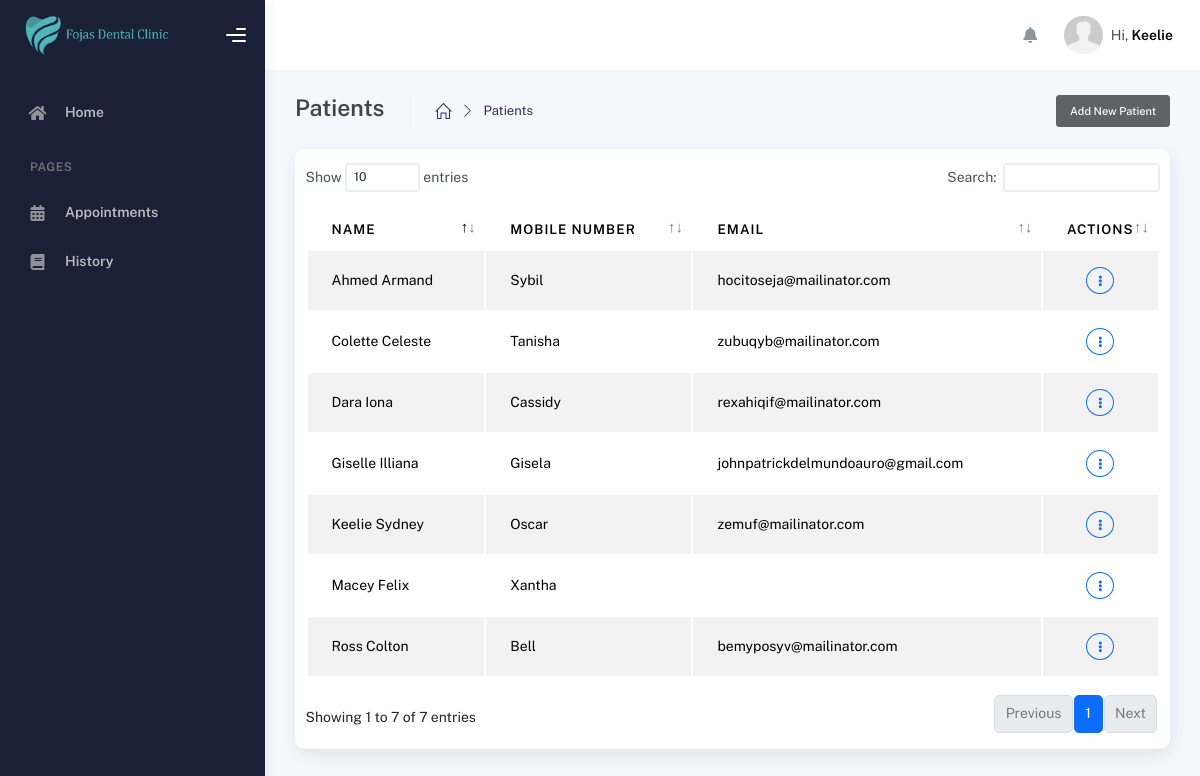
/modules/admin/patients.php (signed in), run on an earlier commit of the app's database.
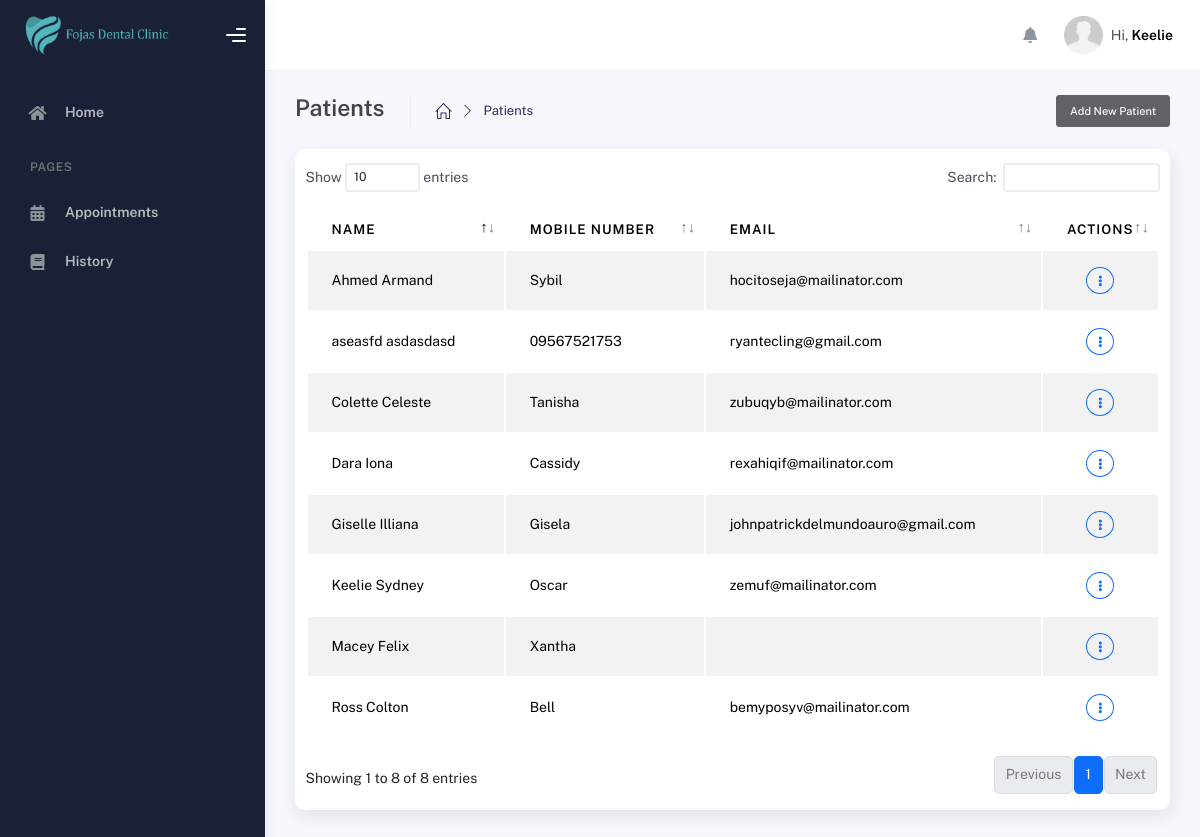
And on a later commit of the database.
### tables this page shows
CREATE TABLE `users` (
  `id` int(11) NOT NULL,
  `user_id` int(100) NOT NULL,
  `role_id` int(11) NOT NULL,
  `first_name` varchar(250) NOT NULL,
  `middle_name` varchar(255) NOT NULL,
  `last_name` varchar(255) NOT NULL,
  `mobile_number` varchar(255) NOT NULL,
  `email` varchar(255) DEFAULT NULL,
  `password` varchar(255) NOT NULL,
  `date_of_birth` date NOT NULL,
  `date_created` date NOT NULL,
  `date_updated` date NOT NULL,
  `token` varchar(255) DEFAULT NULL,
  `address` varchar(255) DEFAULT NULL,
  `otp` varchar(100) DEFAULT NULL
);

### modules/admin/patients.php (the view, shortened to what this page needs)
<?php
include_once($_SERVER['DOCUMENT_ROOT'] . '/dental_appointment/includes/header.php');
?>
    <div class="wrapper">
        <?php include '../../includes/sidebar.php'; ?>
      <div class="main-panel">
        <?php include '../../includes/topbar.php'; ?>
        <div class="container">
          <div class="page-inner">
            <div class="page-header">
                <span class="d-flex justify-content-between align-items-center w-100">
                    <span class="d-flex">
                        <h4 class="page-title">Patients</h4>
                        <ul class="breadcrumbs d-flex justify-items-center align-items-center">
                            <li class="nav-home">
                            <a href="dashboard.php">
                                <i class="icon-home"></i>
                            </a>
                            </li>
                            <li class="separator">
                                <i class="icon-arrow-right"></i>
                            </li>
                            <li class="nav-item">
                                <a href="#">Patients</a>
                            </li>
                        </ul>
                    </span>
                    <a href="add-patient.php" class="btn btn-sm btn-dark op-7">Add New Patient</a>
                </span>
            </div>
            <div class="page-category">
                <div class="card py-3">
                    <div class="table-responsive">
                    <table id="dataTable" class="display table table-striped table-hover">
                        <thead>
                            <tr>
                                <th>Name</th>
                                <th>Mobile Number</th>
                                <th>Email</th>
                                <th style="width: 10%;">Actions</th>
                            </tr>
                        </thead>
                        <tbody>
                        <?php
                            $query_patients = "SELECT users.user_id, users.first_name,users.middle_name,users.last_name,users.mobile_number,users.email,users.password,users.date_of_birth,users.address, appointments.appointment_id,appointments.concern,appointments.confirmed,appointments.appointment_date,appointments.remarks
                            FROM users
                            LEFT JOIN appointments
                            ON users.user_id = appointments.user_id WHERE users.role_id = '1'";
                            $run_patients = mysqli_query($conn,$query_patients);
                            if(mysqli_num_rows($run_patients) > 0){
                                foreach($run_patients as $row_patients){
                                    ?>
                                    <tr>
                                        <td><?php echo $row_patients['first_name'] . " " . $row_patients['last_name']?></td>
                                        <td><?php echo $row_patients['mobile_number']?></td>
                                        <td><?php echo $row_patients['email']?></td>
                                        <td class="d-flex justify-content-center">
                                            <div class="dropdown">
                                                <a class="btn btn-sm btn-outline-primary rounded-circle d-flex justify-content-center align-items-center" style="width: 12px;" data-bs-toggle="dropdown" aria-expanded="false">
                                                    <i class="fas fa-ellipsis-v"></i>
                                                </a>
                                            </div>
                                        </td>
                                    </tr>
                                    <?php
                                }
                            }
                            ?>
                        </tbody>
                        </table>
                    </div>
                </div>
            </div>
          </div>
        </div>
      </div>
    </div>
    <?php include "../../includes/scripts.php"; ?>

What changed in the data, as far as the page shows it:
added users: first_name "aseasfd", last_name "asdasdasd", mobile_number "09567521753", email "ryantecling@gmail.com"
Also different on the page:
text written by a page script: "Show entries Search: Showing 1 to 7 of 7 entries Previous 1 Next" → "Show entries Search: Showing 1 to 8 of 8 entries Previous 1 Next"
